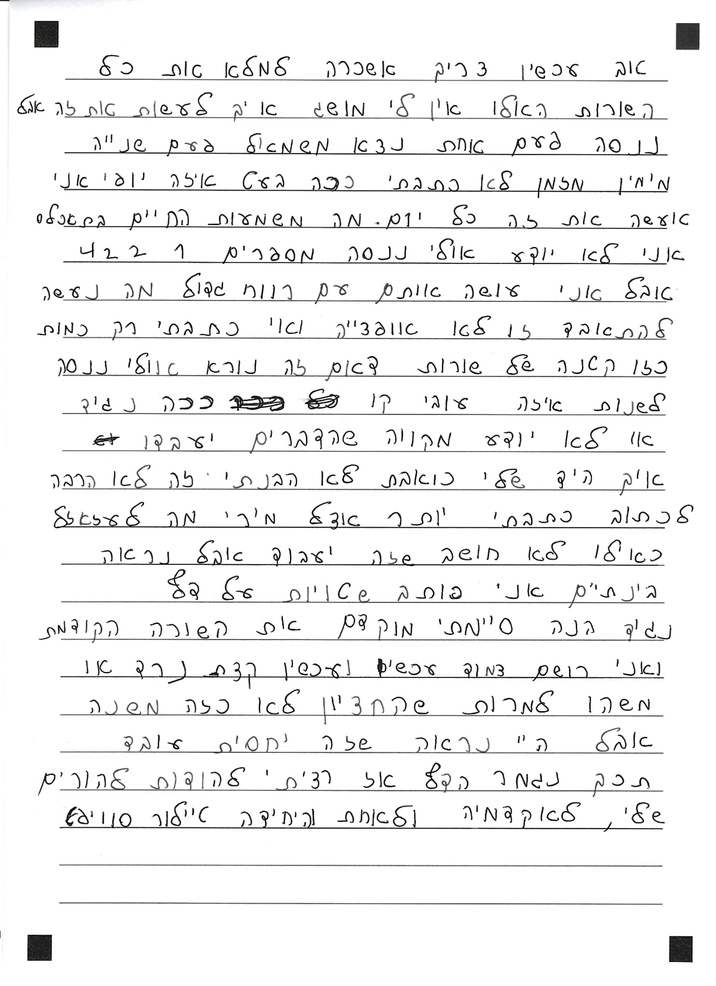
#> input picture whole image/WhatsApp Image 2026-04-13 at 12.40.53.jpeg, 716 x 986 px, shrunk from 1486 x 2048 before the run
$ python extract_slant.py '../whole image' out.png
#> lines starting #> are read from the running program, lines starting #| are printed output that depends on the picture; after the words box and inside, x2 and y2 are one past the last pixel; in counts of white or black regions, pixels touching at a corner belong together
import cv2
import numpy as np
import pandas as pd
from pathlib import Path
from typing import Tuple
import argparse
from tqdm import tqdm
from openpyxl import load_workbook

def measure_slant_by_shear(binary_img: np.ndarray) -> Tuple[float, float]:
    # Calculates the slant by applying affine shear transformations to the image.
    # Logic: We shear the image at different angles. The angle that maximizes the
    # variance of the vertical projection is the one that makes the text most upright.

    img_height, img_width = binary_img.shape

    # Test angles from -30 to +30 degrees
    angles_to_test = np.linspace(-30, 30, 61)
    max_variance = 0
    optimal_angle = 0

    for angle in angles_to_test:
        angle_rad = np.radians(angle)
        shear_factor = np.tan(angle_rad)

        # Define the Affine Transformation Matrix for shearing
        M = np.array([[1, shear_factor, 0],
                      [0, 1, 0]], dtype=np.float32)

        # Apply the shear transformation
        sheared = cv2.warpAffine(binary_img, M, (img_width + abs(int(shear_factor * img_height)), img_height),
                                flags=cv2.INTER_LINEAR, borderValue=255)

        # Calculate vertical projection (sum of black pixels per column)
        projection = np.sum(sheared == 0, axis=0)

        # Calculate variance - higher variance means sharper peaks/valleys, indicating upright text
        variance = np.var(projection)

        if variance > max_variance:
            max_variance = variance
            optimal_angle = angle

    # Normalize the result to 0.0 - 1.0 range
    # -30 deg = 0.0, 0 deg = 0.5, +30 deg = 1.0
    slant = (optimal_angle + 30) / 60
    slant = np.clip(slant, 0.0, 1.0)

    return slant, optimal_angle

def measure_slant_by_moments(binary_img: np.ndarray) -> float:
    # Calculates slant by finding contours of individual letters and fitting ellipses.
    # The average angle of these ellipses represents the handwriting slant.

    # Invert image to find contours (OpenCV expects white object on black background)
    inverted = 255 - binary_img
    contours, _ = cv2.findContours(inverted, cv2.RETR_EXTERNAL, cv2.CHAIN_APPROX_SIMPLE)

    if not contours:
        return 0.5

    angles = []
    img_area = binary_img.shape[0] * binary_img.shape[1]

    for contour in contours:
        area = cv2.contourArea(contour)

        # Filter noise: Ignore contours that are too small or too large
        if area < img_area * 0.0001 or area > img_area * 0.15:
            continue
        if len(contour) < 5:
            continue

        try:
            # Fit an ellipse to the contour to determine orientation
            (x, y), (MA, ma), angle = cv2.fitEllipse(contour)

            # Adjust angle to be relative to vertical axis
            if angle > 135:
                angle = angle - 180
            elif angle > 45:
                angle = 90 - angle
            angles.append(angle)
        except:
            continue

    if not angles:
        return 0.5

    # Remove statistical outliers using Interquartile Range (IQR) to get a robust mean
    angles = np.array(angles)
    q1, q3 = np.percentile(angles, [25, 75])
    iqr = q3 - q1
    if iqr > 0:
        mask = (angles >= q1 - 1.5*iqr) & (angles <= q3 + 1.5*iqr)
        angles = angles[mask]

    if len(angles) == 0:
        return 0.5

    mean_angle = np.mean(angles)

    # Normalize to 0.0 - 1.0 range based on -20 to +20 degrees limits
    mean_angle = np.clip(mean_angle, -20, 20)
    slant = (mean_angle + 20) / 40
    return slant

def extract_slant(image_path: str) -> Tuple[float, dict]:
    # Main function to process a single image.
    # Combines Shear method (global) and Moments method (local) for better accuracy.

    img = cv2.imread(image_path, cv2.IMREAD_GRAYSCALE)
    if img is None:
        return 0.5, {'error': 'Failed to read'}

    # Ensure binary image (Thresholding) if not already
    if len(np.unique(img)) > 2:
        _, img = cv2.threshold(img, 127, 255, cv2.THRESH_BINARY)

    # Run both algorithms
    slant_shear, optimal_angle = measure_slant_by_shear(img)
    slant_moments = measure_slant_by_moments(img)

    # Weighted Average: Giving more weight (0.7) to the Shear method as it is generally more robust for lines
    slant = 0.7 * slant_shear + 0.3 * slant_moments
    slant = np.clip(slant, 0.0, 1.0)

    debug_info = {
        'slant_shear': slant_shear,
        'slant_moments': slant_moments,
        'optimal_angle': optimal_angle
    }
    return slant, debug_info

def process_directory(input_dir: str, output_file: str) -> pd.DataFrame:
    # Iterates over all images in the directory, calculates slant, and saves to Excel.

    image_files = []
    # Collect all common image formats
    for ext in ['.png', '.jpg', '.jpeg', '.tif', '.tiff']:
        image_files.extend(Path(input_dir).glob(f'*{ext}'))
        image_files.extend(Path(input_dir).glob(f'*{ext.upper()}'))

    image_files = sorted(set(image_files))
    total = len(image_files)

    print(f"Found {total} images")
    print(f"Output: {output_file}")

    results = []
    # Process images with a progress bar
    for idx, img_path in enumerate(tqdm(image_files, desc="Processing"), 1):
        slant, debug = extract_slant(str(img_path))
        results.append({
            'Image Number': idx,
            'File Name': img_path.name,
            'Slant': round(slant, 3)
        })

    # Save initial data to Excel
    df = pd.DataFrame(results)
    df.to_excel(output_file, index=False, engine='openpyxl')

    # Post-processing: Add Excel formula to extract image index from filename if needed
    wb = load_workbook(output_file)
    ws = wb.active
    for row_num in range(2, len(results) + 2):
        ws[f'A{row_num}'] = f'=VALUE(MID(B{row_num}, FIND("(",B{row_num})+1, FIND(")",B{row_num})-FIND("(",B{row_num})-1))'
    wb.save(output_file)

    print(f"\nStatistics:")
    print(f"  Mean: {df['Slant'].mean():.3f}")
    print(f"  Median: {df['Slant'].median():.3f}")
    print(f"  Std Dev: {df['Slant'].std():.3f}")
    print(f"  Min: {df['Slant'].min():.3f}")
    print(f"  Max: {df['Slant'].max():.3f}")
    return df

def main():
    parser = argparse.ArgumentParser()
    parser.add_argument('input_dir', type=str, help='Path to the folder containing images')
    parser.add_argument('output_file', type=str, help='Path for the output Excel file')
    args = parser.parse_args()

    process_directory(args.input_dir, args.output_file)
#> in extract_slant, `_, img = cv2.threshold(img, 127, 255, cv2.THRESH_BINARY)`:
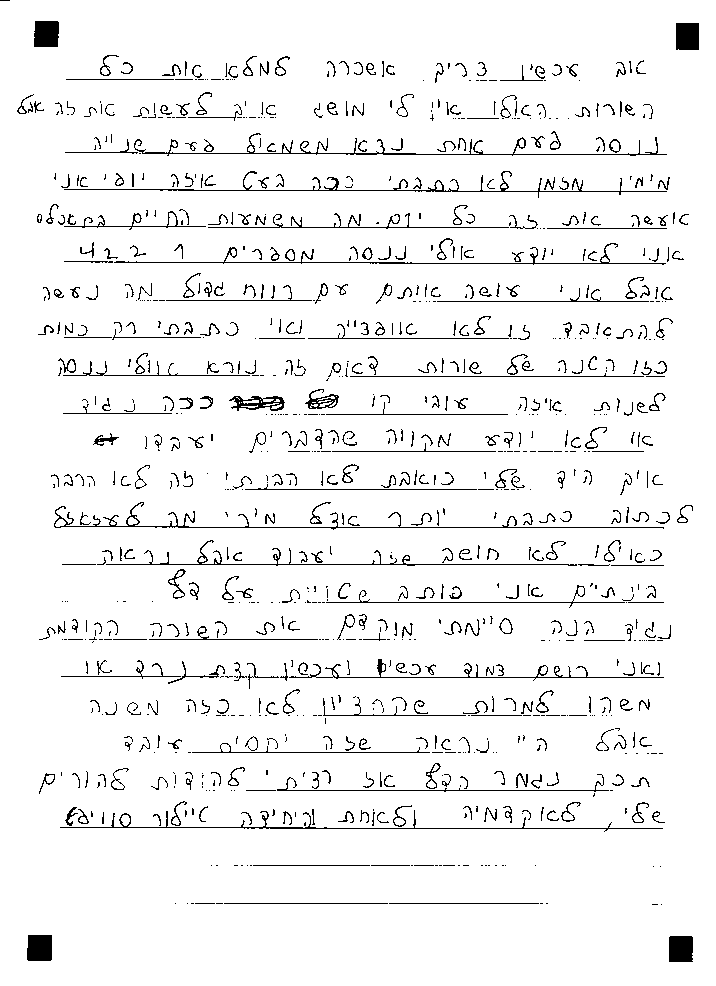
#> img: shape (986, 716); 95% white; black in thin lines or dots
#> the loop in measure_slant_by_shear, `for angle in angles_to_test:` made 61 passes
#> (variance, max_variance) on passes 1, 2, 3, 6, 7, 8, 9, 10, 11, 12, 14: (276.4, 276.4), (297.6, 297.6), (299.1, 299.1), (307.7, 307.7), (314, 314), (314.7, 314.7), (317.9, 317.9), (326.5, 326.5), (332.9, 332.9), (338.4, 338.4), (341.9, 341.9)
#> variance on passes 4, 5, 13, 15, 16, 17: 294.1, 292.3, 337.9, 339.3, 340.8, 338.4
#> pass 1, in measure_slant_by_shear, `sheared = cv2.warpAffine(binary_img, M, (img_width + abs(int(shear_fac..`:
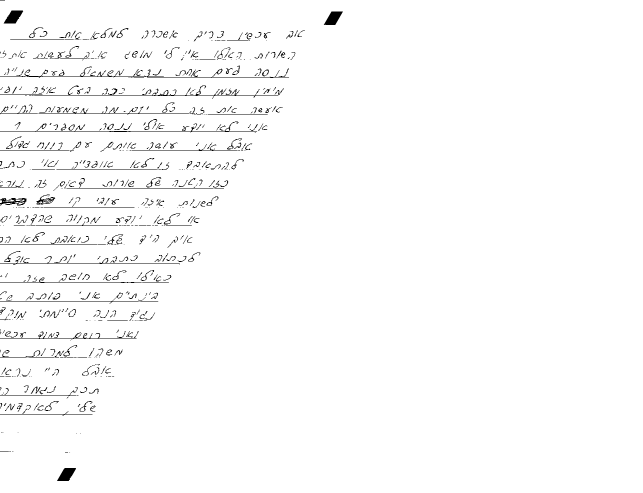
#> sheared: shape (986, 1285) (shown at 1/2 size); min 0, max 255, mean 250.2
#> pass 2, in measure_slant_by_shear, `sheared = cv2.warpAffine(binary_img, M, (img_width + abs(int(shear_fac..`:
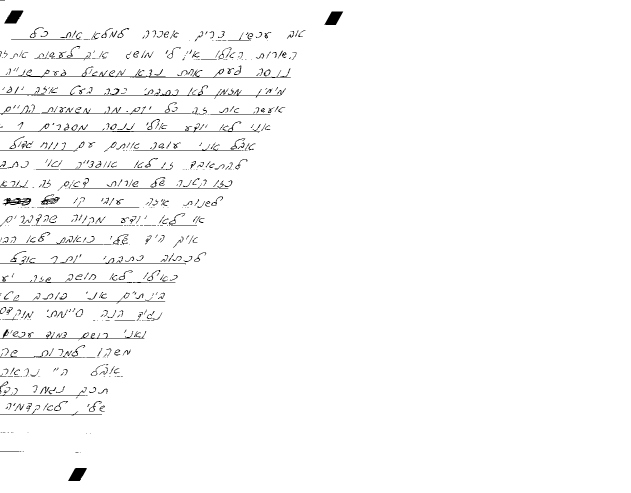
#> sheared: shape (986, 1262) (shown at 1/2 size); min 0, max 255, mean 249.9
#> pass 3, in measure_slant_by_shear, `sheared = cv2.warpAffine(binary_img, M, (img_width + abs(int(shear_fac..`:
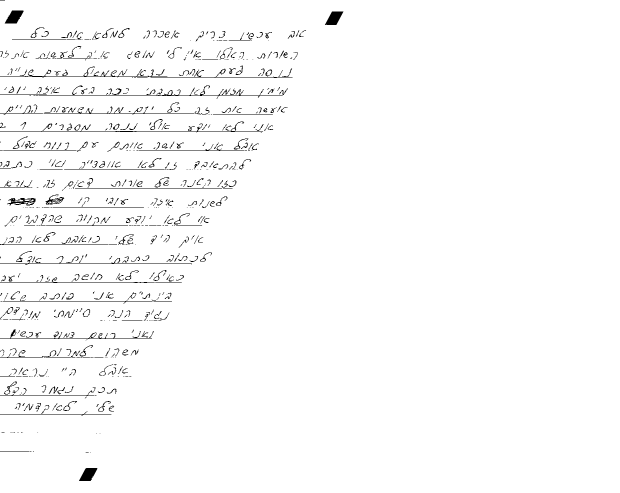
#> sheared: shape (986, 1240) (shown at 1/2 size); min 0, max 255, mean 249.8
#> after the loop in measure_slant_by_shear, `for angle in angles_to_test:`: max_variance = 341.9; optimal_angle = -17
#> in measure_slant_by_shear, `slant = (optimal_angle + 30) / 60`: slant = 0.217
#> in extract_slant, `slant_shear, optimal_angle = measure_slant_by_shear(img)`: optimal_angle = -17
#> in measure_slant_by_moments, `inverted = 255 - binary_img`: inverted: shape (986, 716); 5% white in thin lines or dots
#> in measure_slant_by_moments, `contours, _ = cv2.findContours(inverted, cv2.RETR_EXTERNAL, cv2.CHAIN_..`: contours = 982 contours, 853 with area under 20; largest, box (x1, y1, x2, y2) and area: (27, 935, 52, 961) 586, (34, 21, 59, 47) 578, (676, 23, 699, 50) 571, (669, 936, 693, 962) 569, (229, 396, 285, 411) 514
#> the loop in measure_slant_by_moments, `for contour in contours:` made 982 passes
#> (area, x, y, MA, ma, angle) on passes 1, 2, 53, 138, 253, 322, 367, 405, 424, 425, 515, 580: (569, 680.3, 951.7, 22.7, 127.2, 0.556), (586.5, 39.3, 947.5, 23.98, 84.59, 1.4), (264, 340.4, 821, 16.05, 572.1, -0.484), (86, 318.5, 748.4, 14.35, 216.7, -0.391), (300.5, 440.1, 671.2, 18.1, 290.2, -0.0821), (138.5, 505.6, 626.5, 12, 16.34, -12.42), (84.5, 469.7, 596.5, 66.77, 222.5, 2.11), (218, 303.1, 556.4, 21.85, 407.4, -1.44), (75, 321.2, 512, 14.63, 25.44, 41.73), (409, 272.7, 518.6, 23.89, 481.9, -1.23), (74, 105, 439.4, 10.42, 21.27, 10.83), (513.5, 257.6, 402.9, 13.71, 60.58, 0.0258)
#> area on passes 47, 59: 29.5, 66
#> after the loop in measure_slant_by_moments, `for contour in contours:`: angles = 49 values, max 42.27 at index 24, min -39.25 at index 32, mean 13.12
#> in measure_slant_by_moments, `q1, q3 = np.percentile(angles, [25, 75])`: q1 = -0.0821; q3 = 25.67
#> in measure_slant_by_moments, `iqr = q3 - q1`: iqr = 25.75
#> in measure_slant_by_moments, `angles = angles[mask]`: angles = 48 values, max 42.27 at index 24, min -14.46 at index 40, mean 14.21
#> in measure_slant_by_moments, `mean_angle = np.mean(angles)`: mean_angle = 14.21
#> in measure_slant_by_moments, `slant = (mean_angle + 20) / 40`: slant = 0.855
#> in extract_slant, `slant = 0.7 * slant_shear + 0.3 * slant_moments`: slant = 0.408
#> in extract_slant, `debug_info = { 'slant_shear': slant_shear, 'slant_moments': slant_mome..`: debug_info = {'slant_shear': 0.217, 'slant_moments': 0.855, 'optimal_angle': -17}
#> in process_directory, `slant, debug = extract_slant(str(img_path))`: slant = 0.408; debug has the same summary as debug_info in extract_slant
#> in process_directory, `df = pd.DataFrame(results)`: df = table of 1 rows and 3 columns

if __name__ == '__main__':
#> (the run stopped early here; a loop or call above may not have finished)
